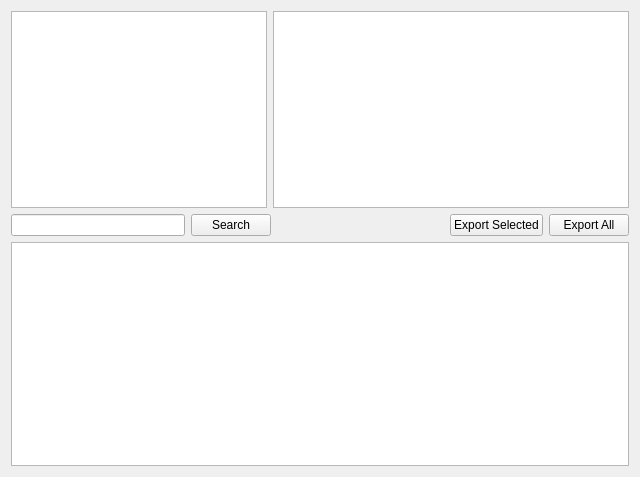
<?xml version="1.0" encoding="UTF-8"?>
<ui version="4.0">
 <class>Exports</class>
 <widget class="QWidget" name="Exports">
  <property name="geometry">
   <rect>
    <x>0</x>
    <y>0</y>
    <width>640</width>
    <height>477</height>
   </rect>
  </property>
  <property name="windowTitle">
   <string>Form</string>
  </property>
  <layout class="QGridLayout" name="gridLayout">
   <item row="0" column="0">
    <layout class="QVBoxLayout" name="verticalLayout">
     <item>
      <layout class="QHBoxLayout" name="horizontalLayout">
       <item>
        <widget class="QTableWidget" name="table_export_files">
         <property name="sizePolicy">
          <sizepolicy hsizetype="Maximum" vsizetype="Expanding">
           <horstretch>0</horstretch>
           <verstretch>0</verstretch>
          </sizepolicy>
         </property>
         <property name="maximumSize">
          <size>
           <width>300</width>
           <height>16777215</height>
          </size>
         </property>
         <property name="baseSize">
          <size>
           <width>300</width>
           <height>0</height>
          </size>
         </property>
         <property name="editTriggers">
          <set>QAbstractItemView::NoEditTriggers</set>
         </property>
        </widget>
       </item>
       <item>
        <widget class="QTableWidget" name="table_file_transactions">
         <property name="editTriggers">
          <set>QAbstractItemView::NoEditTriggers</set>
         </property>
        </widget>
       </item>
      </layout>
     </item>
     <item>
      <layout class="QHBoxLayout" name="horizontalLayout_2">
       <item>
        <widget class="QLineEdit" name="txt_search"/>
       </item>
       <item>
        <widget class="QPushButton" name="btn_search">
         <property name="text">
          <string>Search</string>
         </property>
        </widget>
       </item>
       <item>
        <spacer name="horizontalSpacer">
         <property name="orientation">
          <enum>Qt::Horizontal</enum>
         </property>
         <property name="sizeHint" stdset="0">
          <size>
           <width>40</width>
           <height>20</height>
          </size>
         </property>
        </spacer>
       </item>
       <item>
        <widget class="QPushButton" name="btn_export_selected">
         <property name="text">
          <string>Export Selected</string>
         </property>
        </widget>
       </item>
       <item>
        <widget class="QPushButton" name="btn_export_all">
         <property name="text">
          <string>Export All</string>
         </property>
        </widget>
       </item>
      </layout>
     </item>
    </layout>
   </item>
   <item row="1" column="0">
    <widget class="QTableWidget" name="table_transactions">
     <property name="editTriggers">
      <set>QAbstractItemView::NoEditTriggers</set>
     </property>
    </widget>
   </item>
  </layout>
 </widget>
 <resources/>
 <connections/>
</ui>
